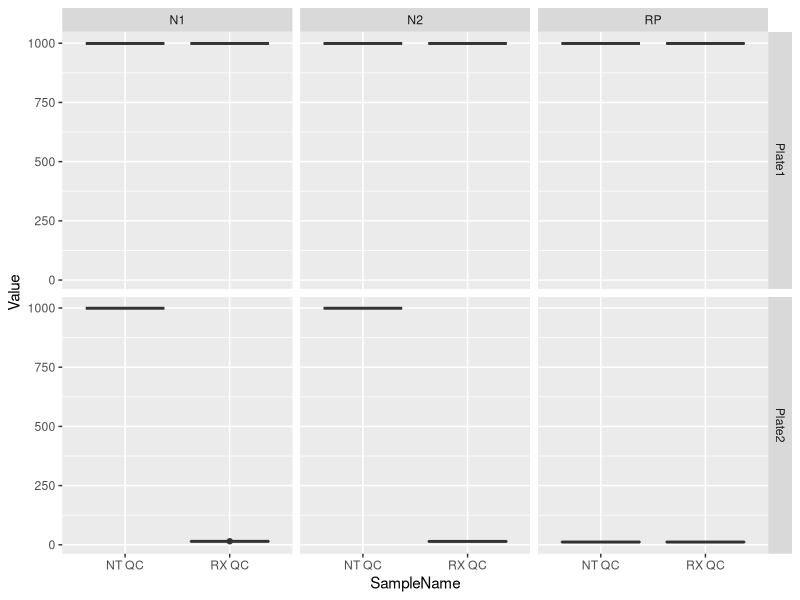
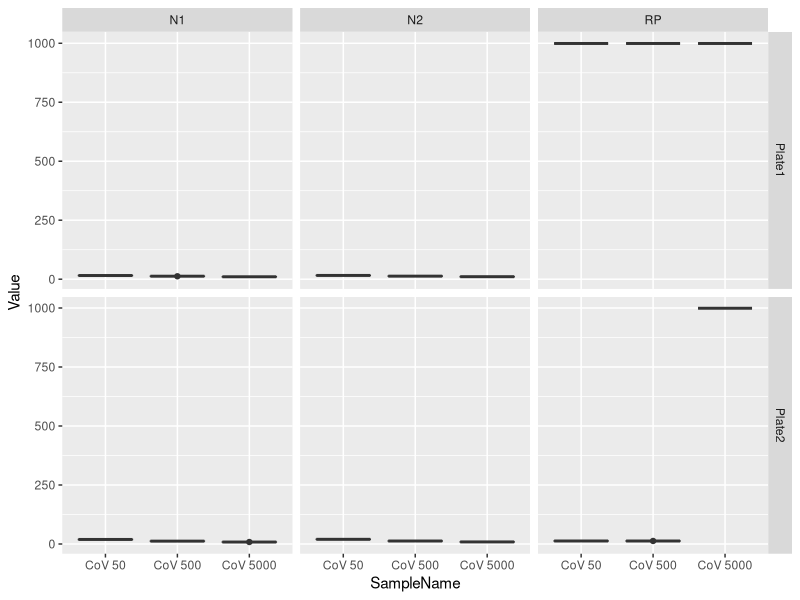
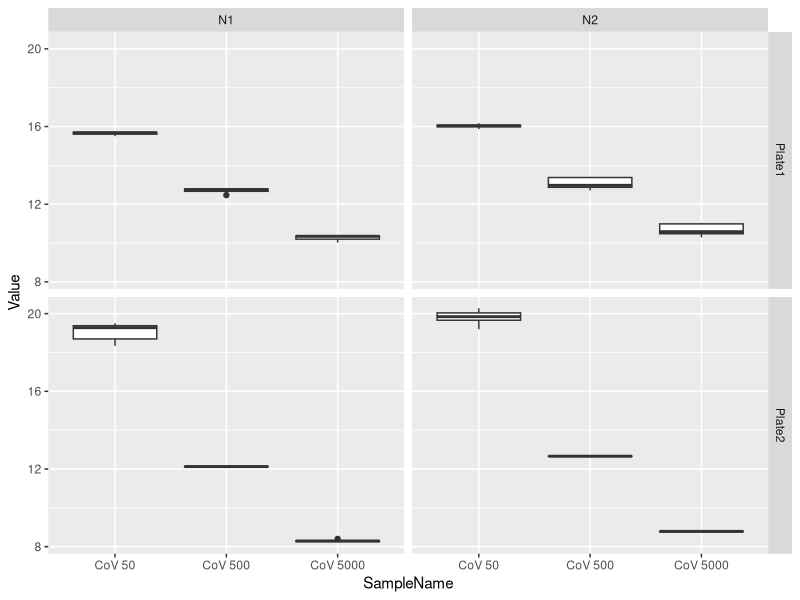

These figures' R source, in order: (Note: this script raises an error after producing the figures.)
## ---- chunk 1
knitr::opts_chunk$set(echo = TRUE, error=TRUE)
#knitr::opts_chunk$set(echo = TRUE)

#install.packages("tidyverse")
#install.packages("ggpubr")
library(tidyverse)
library(ggplot2)
library(ggpubr)

# remove all legacy variables in the project environment
rm(list = ls())
## ---- chunk 2
# Import massaged Fluidigm data file
fluid.all = read.csv("data/Fluidigm_1691207281.csv")
head(fluid.all)
## ---- chunk 3
# ============================================================================ #
# negative controls ("RX QC" and "NT QC")
neg.ctls = fluid.all %>% 
  filter(SampleName == "RX QC" | SampleName == "NT QC") %>% 
  select(-X, -Sample, -Assay, -Type, -rConc, -Quality, -Threshold)

head(neg.ctls)
# ============================================================================ #
# standards ("CoV 50", "CoV 500", "CoV 5000")
std.ctls = fluid.all %>% 
  filter(SampleName == "CoV 50" | SampleName == "CoV 500" | SampleName == "CoV 5000") %>% 
  select(-X, -Sample, -Assay, -Type, -Quality, -Threshold)
  
head(std.ctls)
## ---- chunk 4
# take a look at the data ...
# View(neg.ctls)

# plot Ct for all negative controls
ggplot(data = neg.ctls,
       mapping = aes(x = SampleName,
                     y = Value)) +
  geom_boxplot() +
  facet_grid(Plate ~ AssayName)

## ---- chunk 5
# take a look at the data ...
# View(std.ctls)

# ggplot for all standard controls
ggplot(data = std.ctls,
       mapping = aes(x = SampleName,
                     y = Value)) +
  geom_boxplot() +
  facet_grid(Plate ~ AssayName)

## ---- chunk 6
# look more closely at just the N1 and N2 results
std.ctls.n1.n2 = std.ctls %>% 
  filter(AssayName == "N1" | AssayName == "N2")
# View(std.ctls.n1.n2)

# ggplot for just N1 and N2
ggplot(data = std.ctls.n1.n2,
       mapping = aes(x = SampleName,
                     y = Value)) +
  geom_boxplot() +
  facet_grid(Plate ~ AssayName)
## ---- chunk 7
# ============================================================================ #
# samples

# filter fluid.all to keep just the samples and none of the controls
samples = fluid.all %>% 
  filter(SampleName != "RX QC" & SampleName != "NT QC" & SampleName != "CoV 50" & SampleName != "CoV 500" & SampleName != "CoV 5000") %>% 
  select(-X, -Sample, -Assay, -Type, -rConc, -Quality, -Threshold)
head(samples)

# Import PHD results from .csv file
phd.calls = read.csv("data/PHD_results.csv")

# Add a column to the Fluidigm file containing the PHD results
# use the inner_join() function to do this
samples = inner_join( samples , phd.calls , 
                     by.x = c("SampleName"), 
                     by.y = c("Sample_barcode"), 
                     row.names = FALSE)

# clean up
rm(phd.calls)
## ---- chunk 8
# Add a column to sample for NYUAD classes and rename Class to PHD_Class
samples = samples %>% 
  mutate(NYUAD_Class = rep(NA, nrow(samples))) %>% 
  rename(PHD_Class = Class)

head(samples)
## ---- chunk 9
# side-by-side graphs for N1 and N2 on Plate 1 and Plate 2
# using subsetted N1 and N2 assays from standard control set (already done above)

ggplot(data = std.ctls.n1.n2,
       mapping = aes(x = log10(rConc),
                     y = Value,
                     color = AssayName)) +
  geom_point() +
  facet_wrap(~Plate) +
  scale_x_continuous(label = function(x){return(round(10^x,1))}) +
  xlab("rConc") +
  geom_smooth(method ="lm")

## ---- chunk 10
# lm for standards with Plate interaction term
# you may do this for N1, N2, or both combined

lm_std_combined = lm(formula = Value ~ log10(rConc) * Plate,
                            data = std.ctls.n1.n2)
summary(lm_std_combined)

lm_std_n1 = lm(formula = Value ~ log10(rConc) * Plate,
                            data = filter(std.ctls.n1.n2, AssayName == "N1"))
summary(lm_std_n1)

lm_std_n2 = lm(formula = Value ~ log10(rConc) * Plate,
                            data = filter(std.ctls.n1.n2, AssayName == "N2"))
summary(lm_std_n2)

## ---- chunk 11
# make 4 separate linear models for N1 and N2 on Plate 1 or Plate 2
lm.n1.p1 = lm(formula = Value ~ log10(rConc),
              data = filter(std.ctls.n1.n2), AssayName == "N1" & Plate == "Plate1")
lm.n2.p1 = lm(formula = Value ~ log10(rConc),
              data = filter(std.ctls.n1.n2), AssayName == "N2" & Plate == "Plate1")
lm.n1.p2 = lm(formula = Value ~ log10(rConc),
              data = filter(std.ctls.n1.n2), AssayName == "N1" & Plate == "Plate2")
lm.n2.p2 = lm(formula = Value ~ log10(rConc),
              data = filter(std.ctls.n1.n2), AssayName == "N2" & Plate == "Plate2")

# look at the summaries of the models
summary(lm.n1.p1)
summary(lm.n2.p1)
summary(lm.n1.p2)
summary(lm.n2.p2)
## ---- chunk 12
# Look at the slope/efficiency and R^2
# Here is an outline for a data frame containing these data, if you want to use it
# (but you don't have to)
std.ctl.qc = data.frame(Model = c("N1-P1","N2-P1","N1-P2","N2-P2"),
                        Rsquared = c(summary(lm.n1.p1)$r.squared,
                                     summary(lm.n2.p1)$r.squared,
                                     summary(lm.n1.p2)$r.squared,
                                     summary(lm.n2.p2)$r.squared),
                        Slope = c(summary(lm.n1.p1)$coef[2], 
                                  summary(lm.n2.p1)$coef[2],
                                  summary(lm.n1.p2)$coef[2],
                                  summary(lm.n2.p2)$coef[2]),
                        Eff = c(10^{-1/summary(lm.n1.p1)$coef[2]} - 1,
                                10^{-1/summary(lm.n2.p1)$coef[2]} - 1,
                                10^{-1/summary(lm.n1.p2)$coef[2]} - 1,
                                10^{-1/summary(lm.n2.p2)$coef[2]} - 1))
std.ctl.qc
## ---- chunk 13
# distribution of Ct values for RP genes in clinical samples

ggplot(data = filter(samples, AssayName == "RP"),
       mapping = aes(x = PHD_Class,
                     y = Value)) +
  geom_violin() +
  facet_wrap(~Plate)

## ---- chunk 14
# ============================================================================ #
# subset valid samples
valid.sample.ids = samples %>%  
  group_by(SampleName) %>% 
  filter(AssayName == "RP" & Call == "Pass") %>% 
  summarize( TotalPass = sum(Value < 16) ) %>% 
  filter(TotalPass > 3)

valid.samples = merge(samples, valid.sample.ids, by = "SampleName") %>% 
  arrange(ID) %>% select(-TotalPass)

# ============================================================================ #
# number of valid samples
nrow(valid.sample.ids)

# ============================================================================ #
# Flag inconclusive samples
samples$NYUAD_Class[ ! samples$SampleName %in% valid.samples$SampleName ] = "Inconclusive"
## ---- chunk 15
# subset the rp data from the valid samples (we will also need this below)
samples.rp = filter(valid.samples, AssayName == "RP")

# violin plot of Ct values for valid assays, filtered for RP gene, by PHD diagnosis

  ggplot(data = samples.rp,
       mapping = aes(x = PHD_Class,
                     y = Value)) +
  geom_violin() +
  facet_wrap(~Plate)
## ---- chunk 16
## Plate 1 and Plate 2 Ct values
rp.p1 = filter(samples.rp, Plate == "Plate1")
rp.p2 = filter(samples.rp, Plate == "Plate2")
  
## QQ plots

# Plate 1
ggqqplot(data = rp.p1,
         x = "Value")

# Plate 2
ggqqplot(data = rp.p2,
         x = "Value")

## Test for normality
shapiro.test(rp.p1$Value)
shapiro.test(rp.p2$Value)

# Test for equality of normal distributions
wilcox.test(rp.p1$Value,
            rp.p2$Value)

## ---- chunk 17
# ============================================================================ #
# "positive" samples at NYUAD
nyuad.pos.sample.ids = valid.samples %>%  
  group_by(SampleName) %>% 
  filter(Call == "Pass" & Value < 999 &
           AssayName %in% c("N1","N2")) %>% 
  summarize( TotalPass = sum(Value < 999) ) %>% 
  filter(TotalPass > 3)

nyuad.pos.samples = merge(valid.samples, nyuad.pos.sample.ids, by = "SampleName") %>% 
  filter(Call == "Pass" & Value < 999 & AssayName %in% c("N1","N2")) %>%
  select(ID,SampleName,PHD_Class,AssayName,Value,Plate) %>% 
  arrange(Plate, ID, AssayName)

# ============================================================================ #
nrow(nyuad.pos.sample.ids)

# ============================================================================ #
# Add NYUAD_Class labels to sample table
samples$NYUAD_Class[ samples$SampleName %in% nyuad.pos.samples$SampleName ] = "Positive"
samples$NYUAD_Class[which(is.na(samples$NYUAD_Class))] = "Negative"
## ---- chunk 18
# violin plot of N1 and N2 Ct distributions in cleaned data, by assay

ggplot(data = nyuad.pos.samples,
       mapping = aes(x = AssayName,
                     y = Value)) +
  geom_violin() +
  facet_wrap(~Plate)
## ---- chunk 19
# by PHD diagnosis

ggplot(data = nyuad.pos.samples,
       mapping = aes(x = PHD_Class,
                     y = Value)) +
  geom_violin() +
  facet_grid(Plate ~ AssayName)

## ---- chunk 20
# sample variation (all clinical samples with Ct < 999)
sample.clean.var = samples %>% 
  filter(AssayName %in% c("N1","N2") & Value < 999) %>% 
  group_by(SampleName, AssayName, PHD_Class,Plate) %>%
  summarise(Ct.mean = mean(Value), Ct.sd = sd(Value), n = length(Value)) 

# sample variation (all "NYUAD Positive" samples)
nyuad_pos.clean.var = nyuad.pos.samples %>%
  group_by(SampleName, AssayName, PHD_Class,Plate) %>%
  summarise(Ct.mean = mean(Value), Ct.sd = sd(Value), n = length(Value))
## ---- chunk 21
## Add SEM(Ct) column to each dataset
sample.clean.var = sample.clean.var %>% 
  mutate(Ct.SEM = Ct.sd / sqrt(n))
nyuad_pos.clean.var = nyuad_pos.clean.var %>% 
  mutate(Ct.SEM = Ct.sd / sqrt(n))
## ---- chunk 22
## Plot variation as SEM(Ct) vs. sample index

# All samples with N1/N2 detected
p1 = ggplot(data = sample.clean.var,
            mapping = aes(x = seq(SampleName),
                          y = Ct.SEM)) +
  geom_point() +
  geom_hline(yintercept = 0.5)

# Cleaned data
p2 = ggplot(data = nyuad_pos.clean.var,
            mapping = aes(x = seq(SampleName),
                          y = Ct.SEM)) +
  geom_point() +
  geom_hline(yintercept = 0.5)

ggarrange(p1,p2,nrow=2)
## ---- chunk 23
# get summary table of classifications for each sample (one row per sample)
sample.classes = samples %>% 
  group_by(SampleName) %>% 
  summarize(PHD_Class = unique(PHD_Class), NYUAD_Class = unique(NYUAD_Class))
head(sample.classes)

# make a contingency table
with(sample.classes, table(PHD_Class, NYUAD_Class, dnn = c("PHD","NYUAD")))
## ---- chunk 24
# filter out N1 and N2 controls from Plate 1
std.ctls.p1 = filter(std.ctls.n1.n2, Plate == "Plate1")

# linear model for rConc based on combined N1 and N2 Ct from "good" plate
lm.std.rConc = lm(formula = log10(rConc) ~ Value,
                  data = std.ctls.p1)
## ---- chunk 25
## ggplot of linear model for Ct vs. conc, with regression line and CI bands
ggplot(data = std.ctls.p1,
       mapping = aes(x = log10(rConc),
                     y = Value)) +
  geom_point() +
  scale_x_continuous(label = function(x){return(round(10^x,1))}) +
  xlab("rConc") +
  geom_smooth(method ="lm")

## ---- chunk 26
# combine sample measurements for N1 and N2 for each sample to a grand mean
# - you want to end up with one row per sample
# - you can use `group_by()` and `summarise()` to do this
nyuad.pos.sample.means = nyuad.pos.samples %>% 
  group_by(SampleName) %>% 
  summarize(PHD_Class = unique(PHD_Class),
            Plate = unique(Plate),
            Value = mean(Value))

# use lm for prediction on controls to get CIs for them
pred.sample.rConc = predict.lm(lm.std.rConc, 
                               newdata  = nyuad.pos.sample.means, 
                               interval = "prediction")

# make a data frame out of the predictions and take a look at the result
df.pred.sample.rConc = as.data.frame(pred.sample.rConc)
head(df.pred.sample.rConc)
## ---- chunk 27
# make a data frame adding 3 columns to the sample means data frame 
# with fit, lwr, and upr
df.pred.sample.rConc = cbind(nyuad.pos.sample.means,
                             conc.fit = df.pred.sample.rConc$fit,
                             conc.lwr = df.pred.sample.rConc$lwr, 
                             conc.upr = df.pred.sample.rConc$upr)
head(df.pred.sample.rConc)
## ---- chunk 28
# ============================================================================ #
# base plot: data points for N1/N2 standards from Plate 1
p0 = ggplot(std.ctls.p1, aes(x=log10(rConc), y=Value, 
                             color=AssayName)) +       # map color to assay names
  geom_point() +
  scale_color_manual(values=c("gray70","gray50",       # for N1/N2 controls
                              "#F8766D","#00BFC4")) +  # for Neg/Pos classes
  facet_wrap(~Plate)  # wrap by Plate
  
# add standard controls regression line
p.fit = p0 +
  geom_smooth(method="lm", color="black", size=0.4, se = FALSE)

# add data points for sample predictions
# (points are the fitted values, map color to PHD classification)
p.fit = p.fit +
  geom_point(data = df.pred.sample.rConc, # the data frame containing predicted values
             mapping = aes(x = conc.fit, y = Value, color = PHD_Class), size=0.5)

# add PI for predictions (min and max are the lower and upper PI bounds)
p.fit = p.fit +
  geom_ribbon(data = df.pred.sample.rConc, # the data frame containing predicted values
              mapping = aes(y = Value, xmin = conc.lwr, xmax = conc.upr),
              fill = "gray", alpha = 0.5, inherit.aes = FALSE)

# convert back to copies / ul and add some labels
p.fit = p.fit +
  scale_x_continuous(label = function(x){return(round(10^x,1))}) +
  xlab("Viral copies/ul") + ylab("Ct") +
  ggtitle("Viral load in clinical samples (with prediction intervals)")

p.fit
## ---- chunk 29
# back-calculate actual viral loads and add as a new column
df.pred.sample.rConc$Copies_per_ul = signif((10 ^ df.pred.sample.rConc$conc.fit), 2)

# make a file for the final data report
data.report = left_join( sample.classes , 
                        select( df.pred.sample.rConc , c(SampleName, Copies_per_ul) ))

# export data file
write.csv(data.report,
          "PHD_samples.viral_load.Shaili_Regmi.csv")
